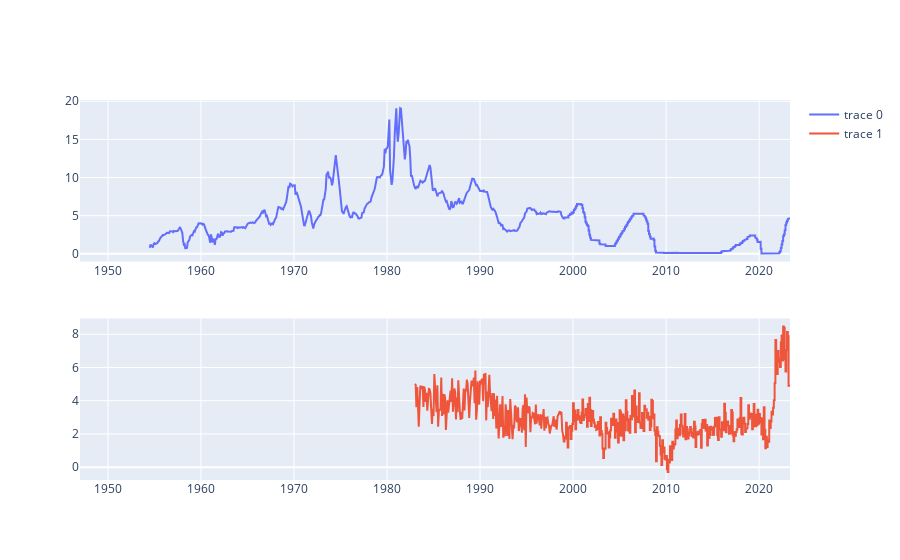

The cell this chart's notebook holds for it:
### Code cell
fig = make_subplots(rows=2, cols=1)
fig.add_trace(go.Scatter(x=df.ffill().index, y=df.ffill().IR_US), row=1, col=1)
fig.add_trace(go.Scatter(x=df.ffill().index, y=df.ffill().CPI_US), row=2, col=1)
fig.show()

### Figure 1 — Plotly figure (JSON) as saved in the notebook; plotly's stock layout.template omitted (floating-point values rounded to 4 significant figures; data arrays with more than 128 entries replaced by an {"elided": "..."} marker saying what was removed)
{"data": [{"type": "scatter", "x": {"elided": "9447 str values"}, "xaxis": "x", "y": {"elided": "9447 float values"}, "yaxis": "y"}, {"type": "scatter", "x": {"elided": "9447 str values"}, "xaxis": "x2", "y": {"elided": "9447 float values"}, "yaxis": "y2"}], "layout": {"xaxis": {"anchor": "y", "domain": [0, 1]}, "xaxis2": {"anchor": "y2", "domain": [0, 1]}, "yaxis": {"anchor": "x", "domain": [0.575, 1]}, "yaxis2": {"anchor": "x2", "domain": [0, 0.425]}}}
